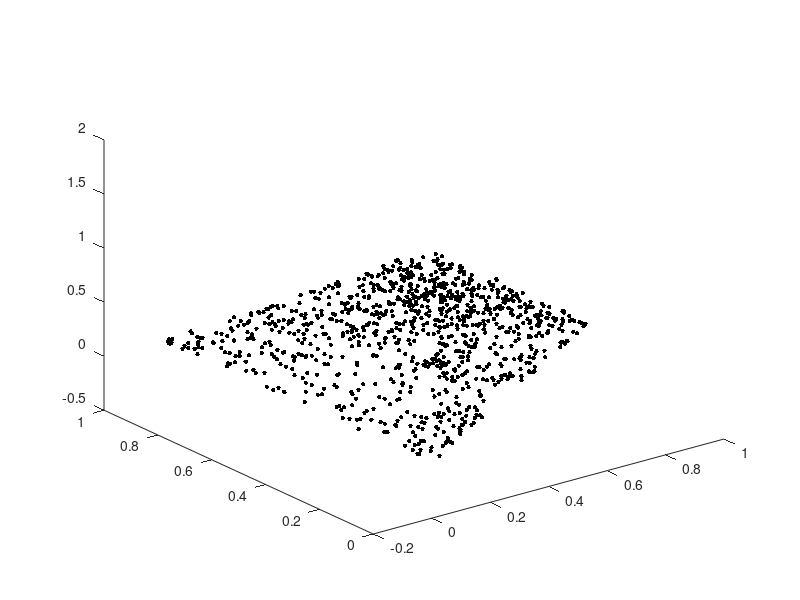

Write MATLAB code to recreate this figure.
%snb_polyhedron.m
A=[0,0,-1;-1,0,0;1,-2,0;1,2,1];
A(4,:)=A(4,:)/sqrt(6);
A(3,:)=A(3,:)/sqrt(5);
b=[0;0;0;2/sqrt(6)];
x=[1/2,1/2,0]'; %initial starting point
k=1;          %which constraint is active at x
T=10^3;       %run shake-and-bake 10^3  times
a=A(k,:); data=nan(T,length(x)); %preallocate memory
for t=1:T
    Y1=randn(1,3);
    Y1=Y1./sqrt(sum(Y1.^2));
    Y2=Y1- (a*Y1')*a;
    Y3=Y2/sqrt(sum(Y2.^2));
    R=rand^(1/2);
    d=R*Y3-sqrt(1-R^2)*a;
    lam=(b-A*x)./(A*d');
    % next compute lam_s=lambda_star and update k
    lam(k)=inf; lam(lam<0)=inf; [lam_s,k]=min(lam);
    x=x+lam_s*d'; % update to new hit point
    a=A(k,:);        % new active constraint
    data(t,:)=x; % accumulate data
    Index(t)=k;
end
% display data
plot3(data(:,1),data(:,2),data(:,3),'k.','MarkerSize',10)
